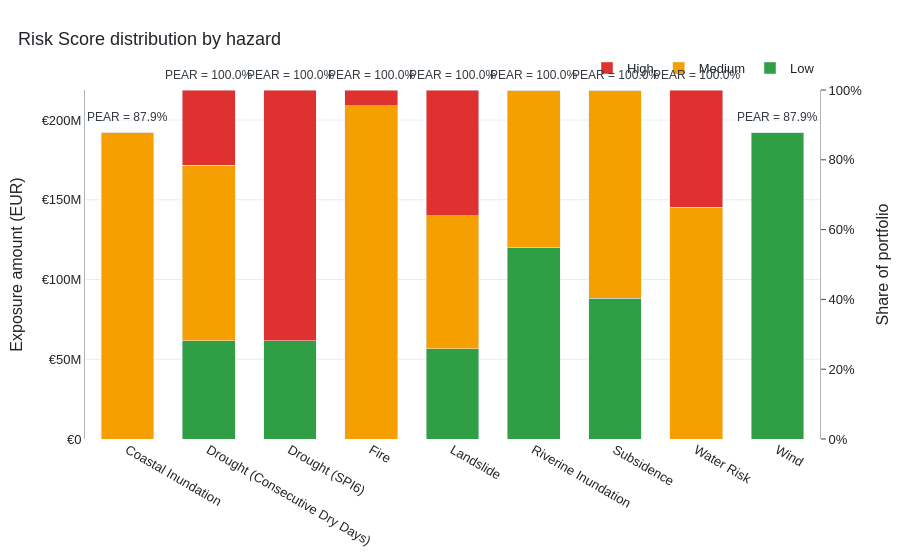
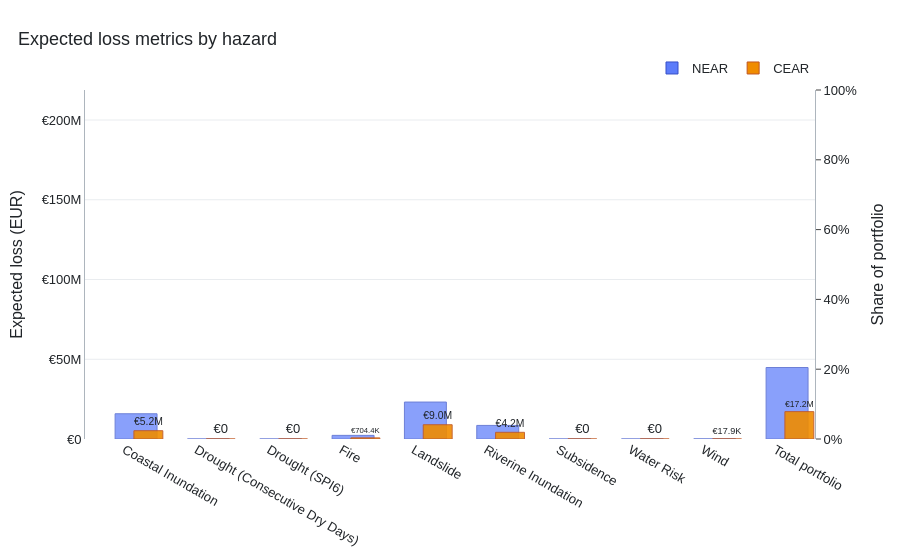

Notebook code cell kept with these figures, in order:
### Markdown cell above
## 7. Visualize Portfolio Metrics

These figures summarize the bank pipeline outputs and provide a quick check that the downloaded result files are aligned with the submitted portfolio assets.

### Code cell
figures = show_all_portfolio_metric_charts(portfolio_asset, files_path / f"portfolio_metrics_{CLIENT_ID}.xlsx")

### Figure 1 — Plotly figure (JSON) as saved in the notebook; plotly's stock layout.template omitted (floating-point values rounded to 4 significant figures)
{"data": [{"customdata": [[0], [0.2817], [0.2817], [0], [0.2581], [0.5495], [0.4028], [0], [0.8789]], "hovertemplate": "<b>%{x}</b><br>Risk Score: Low<br>Exposure: %{y:,.0f} EUR<br>Portfolio share: %{customdata[0]:.1%}<extra></extra>", "marker": {"color": "#2f9e44"}, "name": "Low", "type": "bar", "x": ["Coastal Inundation", "Drought (Consecutive Dry Days)", "Drought (SPI6)", "Fire", "Landslide", "Riverine Inundation", "Subsidence", "Water Risk", "Wind"], "y": [0, 61640000.0, 61640000.0, 0, 56470000.0, 120200000.0, 88130000.0, 0, 192300000.0]}, {"customdata": [[0.8789], [0.5032], [0], [0.9554], [0.3821], [0.4505], [0.5972], [0.6638], [0]], "hovertemplate": "<b>%{x}</b><br>Risk Score: Medium<br>Exposure: %{y:,.0f} EUR<br>Portfolio share: %{customdata[0]:.1%}<extra></extra>", "marker": {"color": "#f59f00"}, "name": "Medium", "type": "bar", "x": ["Coastal Inundation", "Drought (Consecutive Dry Days)", "Drought (SPI6)", "Fire", "Landslide", "Riverine Inundation", "Subsidence", "Water Risk", "Wind"], "y": [192300000.0, 110100000.0, 0, 209000000.0, 83600000.0, 98570000.0, 130700000.0, 145200000.0, 0]}, {"customdata": [[0], [0.2151], [0.7183], [0.04463], [0.3599], [0], [0], [0.3362], [0]], "hovertemplate": "<b>%{x}</b><br>Risk Score: High<br>Exposure: %{y:,.0f} EUR<br>Portfolio share: %{customdata[0]:.1%}<extra></extra>", "marker": {"color": "#e03131"}, "name": "High", "type": "bar", "x": ["Coastal Inundation", "Drought (Consecutive Dry Days)", "Drought (SPI6)", "Fire", "Landslide", "Riverine Inundation", "Subsidence", "Water Risk", "Wind"], "y": [0, 47070000.0, 157200000.0, 9766000.0, 78740000.0, 0, 0, 73570000.0, 0]}, {"hoverinfo": "skip", "marker": {"color": "rgba(0, 0, 0, 0.001)", "size": 1}, "mode": "markers", "showlegend": false, "type": "scatter", "x": ["Coastal Inundation", "Wind"], "y": [0, 218800000.0], "yaxis": "y"}, {"hoverinfo": "skip", "marker": {"color": "rgba(0, 0, 0, 0.001)", "size": 1}, "mode": "markers", "showlegend": false, "type": "scatter", "x": ["Coastal Inundation", "Wind"], "y": [0, 1], "yaxis": "y2"}], "layout": {"annotations": [{"font": {"color": "#343a40", "size": 12}, "showarrow": false, "text": "PEAR = 87.9%", "x": "Coastal Inundation", "xref": "x", "y": 192300000.0, "yanchor": "bottom", "yref": "y", "yshift": 6}, {"font": {"color": "#343a40", "size": 12}, "showarrow": false, "text": "PEAR = 100.0%", "x": "Drought (Consecutive Dry Days)", "xref": "x", "y": 218800000.0, "yanchor": "bottom", "yref": "y", "yshift": 6}, {"font": {"color": "#343a40", "size": 12}, "showarrow": false, "text": "PEAR = 100.0%", "x": "Drought (SPI6)", "xref": "x", "y": 218800000.0, "yanchor": "bottom", "yref": "y", "yshift": 6}, {"font": {"color": "#343a40", "size": 12}, "showarrow": false, "text": "PEAR = 100.0%", "x": "Fire", "xref": "x", "y": 218800000.0, "yanchor": "bottom", "yref": "y", "yshift": 6}, {"font": {"color": "#343a40", "size": 12}, "showarrow": false, "text": "PEAR = 100.0%", "x": "Landslide", "xref": "x", "y": 218800000.0, "yanchor": "bottom", "yref": "y", "yshift": 6}, {"font": {"color": "#343a40", "size": 12}, "showarrow": false, "text": "PEAR = 100.0%", "x": "Riverine Inundation", "xref": "x", "y": 218800000.0, "yanchor": "bottom", "yref": "y", "yshift": 6}, {"font": {"color": "#343a40", "size": 12}, "showarrow": false, "text": "PEAR = 100.0%", "x": "Subsidence", "xref": "x", "y": 218800000.0, "yanchor": "bottom", "yref": "y", "yshift": 6}, {"font": {"color": "#343a40", "size": 12}, "showarrow": false, "text": "PEAR = 100.0%", "x": "Water Risk", "xref": "x", "y": 218800000.0, "yanchor": "bottom", "yref": "y", "yshift": 6}, {"font": {"color": "#343a40", "size": 12}, "showarrow": false, "text": "PEAR = 87.9%", "x": "Wind", "xref": "x", "y": 192300000.0, "yanchor": "bottom", "yref": "y", "yshift": 6}], "bargap": 0.35, "barmode": "stack", "font": {"color": "#212529", "family": "Arial", "size": 13}, "legend": {"orientation": "h", "title": {"text": ""}, "x": 1, "xanchor": "right", "y": 1.02, "yanchor": "bottom"}, "margin": {"b": 115, "l": 85, "r": 80, "t": 90}, "paper_bgcolor": "white", "plot_bgcolor": "white", "title": {"text": "Risk Score distribution by hazard", "x": 0.02, "xanchor": "left"}, "yaxis": {"gridcolor": "#e9ecef", "linecolor": "#adb5bd", "range": [0, 218800000.0], "showline": true, "tickformat": "~s", "tickprefix": "€", "title": {"text": "Exposure amount (EUR)"}}, "yaxis2": {"linecolor": "#adb5bd", "overlaying": "y", "range": [0, 1], "scaleanchor": "y", "scaleratio": 218800000.0, "showgrid": false, "showline": true, "side": "right", "tickformat": ".0%", "tickmode": "auto", "ticks": "outside", "title": {"text": "Share of portfolio"}}}}

### Figure 2 — Plotly figure (JSON) as saved in the notebook; plotly's stock layout.template omitted (floating-point values rounded to 4 significant figures)
{"data": [{"customdata": [[0.07232, "€15.8M"], [0, "€0"], [0, "€0"], [0.01044, "€2.3M"], [0.1059, "€23.2M"], [0.03892, "€8.5M"], [0, "€0"], [0, "€0"], [0.0002758, "€60.4K"], [0.2049, "€44.8M"]], "hovertemplate": "<b>%{x}</b><br>NEAR: %{customdata[1]}<br>Share of portfolio: %{customdata[0]:.2%}<extra></extra>", "marker": {"color": "#5c7cfa", "line": {"color": "#364fc7", "width": 1}, "opacity": 0.72}, "name": "NEAR", "offset": -0.13, "type": "bar", "width": 0.58, "x": ["Coastal Inundation", "Drought (Consecutive Dry Days)", "Drought (SPI6)", "Fire", "Landslide", "Riverine Inundation", "Subsidence", "Water Risk", "Wind", "Total portfolio"], "y": [15820000.0, 0, 0, 2284000.0, 23160000.0, 8515000.0, 0, 0, 60350.0, 44830000.0]}, {"cliponaxis": false, "customdata": [[0.02379, "€5.2M"], [0, "€0"], [0, "€0"], [0.003219, "€704.4K"], [0.0409, "€9.0M"], [0.01917, "€4.2M"], [0, "€0"], [0, "€0"], [8.193e-05, "€17.9K"], [0.07841, "€17.2M"]], "hovertemplate": "<b>%{x}</b><br>CEAR: %{customdata[1]}<br>Share of portfolio: %{customdata[0]:.2%}<extra></extra>", "marker": {"color": "#f08c00", "line": {"color": "#c05621", "width": 1}, "opacity": 0.9}, "name": "CEAR", "offset": 0.13, "text": ["€5.2M", "€0", "€0", "€704.4K", "€9.0M", "€4.2M", "€0", "€0", "€17.9K", "€17.2M"], "textposition": "outside", "type": "bar", "width": 0.4, "x": ["Coastal Inundation", "Drought (Consecutive Dry Days)", "Drought (SPI6)", "Fire", "Landslide", "Riverine Inundation", "Subsidence", "Water Risk", "Wind", "Total portfolio"], "y": [5205000.0, 0, 0, 704400.0, 8950000.0, 4195000.0, 0, 0, 17930.0, 17160000.0]}, {"hoverinfo": "skip", "marker": {"color": "rgba(0, 0, 0, 0.001)", "size": 1}, "mode": "markers", "showlegend": false, "type": "scatter", "x": ["Coastal Inundation", "Total portfolio"], "y": [0, 218800000.0], "yaxis": "y"}, {"hoverinfo": "skip", "marker": {"color": "rgba(0, 0, 0, 0.001)", "size": 1}, "mode": "markers", "showlegend": false, "type": "scatter", "x": ["Coastal Inundation", "Total portfolio"], "y": [0, 1], "yaxis": "y2"}], "layout": {"barmode": "overlay", "font": {"color": "#212529", "family": "Arial", "size": 13}, "legend": {"orientation": "h", "title": {"text": ""}, "x": 1, "xanchor": "right", "y": 1.02, "yanchor": "bottom"}, "margin": {"b": 80, "l": 85, "r": 85, "t": 90}, "paper_bgcolor": "white", "plot_bgcolor": "white", "title": {"text": "Expected loss metrics by hazard", "x": 0.02, "xanchor": "left"}, "yaxis": {"gridcolor": "#e9ecef", "linecolor": "#adb5bd", "range": [0, 218800000.0], "showline": true, "tickformat": "~s", "tickprefix": "€", "title": {"text": "Expected loss (EUR)"}}, "yaxis2": {"linecolor": "#adb5bd", "overlaying": "y", "range": [0, 1], "scaleanchor": "y", "scaleratio": 218800000.0, "showgrid": false, "showline": true, "side": "right", "tickformat": ".0%", "tickmode": "auto", "ticks": "outside", "title": {"text": "Share of portfolio"}}}}
